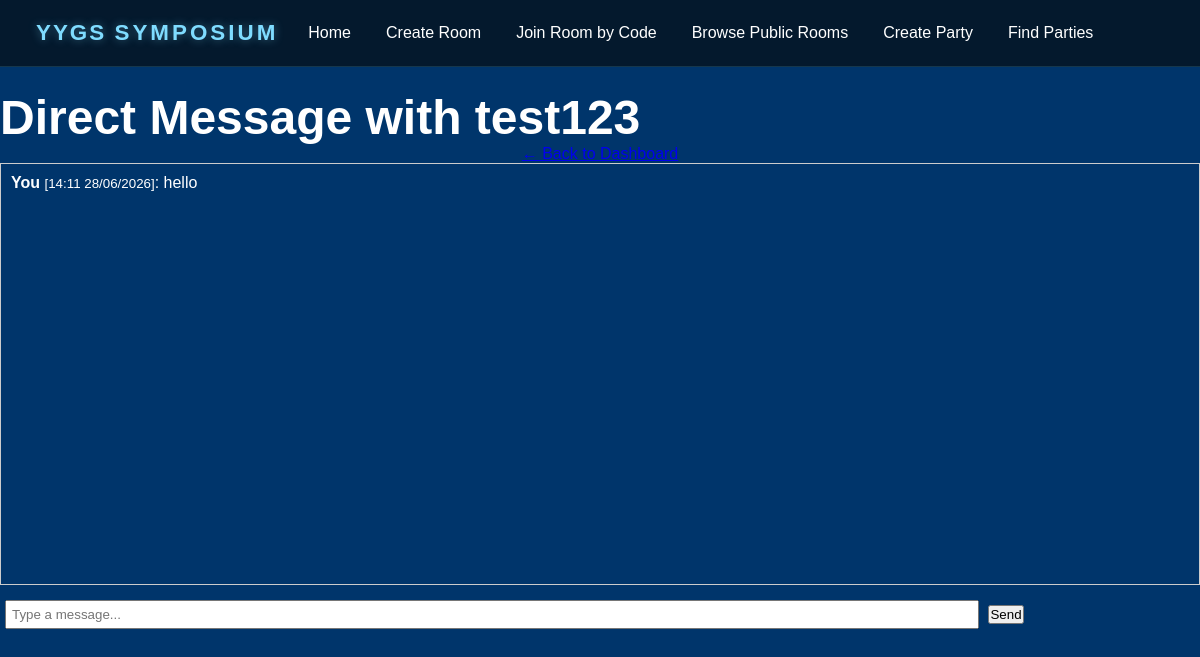
Page /dm/4 (signed in) on the committed database.
### models.py (models this page shows)
class User(db.Model):
    id = db.Column(db.Integer, primary_key=True)
    username = db.Column(db.String(100), unique=True, nullable=False)
    email = db.Column(db.String(100), unique=True, nullable=False)
    password = db.Column(db.String(100), nullable=False)

class DirectMessage(db.Model):
    id = db.Column(db.Integer, primary_key=True)
    sender_id = db.Column(db.Integer, db.ForeignKey('user.id'), nullable=False)
    receiver_id = db.Column(db.Integer, db.ForeignKey('user.id'), nullable=False)
    content = db.Column(db.String(2000), nullable=False)
    timestamp = db.Column(db.DateTime, default=datetime.utcnow)
    sender = db.relationship('User', foreign_keys=[sender_id], backref='sent_dms')
    receiver = db.relationship('User', foreign_keys=[receiver_id], backref='received_dms')

### app.py (the view)
@app.route('/dm/<int:friend_id>', methods=['GET', 'POST'])
@login_required
def direct_message(friend_id):
    val = chat.send_dm(session=session, friend_id=friend_id, request=request)
    if val == "not":
        flash('You must be friends to send a direct message.', 'error')
        return redirect(url_for('home'))
    if val == "post":
        return redirect(url_for('direct_message', friend_id=friend_id))
    return render_template('chat/dm.html', friend=User.query.get_or_404(friend_id), messages=val, current_user_id=session['user_id'])

### app.py (called while the page is built)
def login_required(f):
    @wraps(f)
    def decorated_function(*args, **kwargs):
        if 'user_id' not in session:
            flash('Please log in first.', 'error')
            return redirect(url_for('login'))
        return f(*args, **kwargs)
    return decorated_function

### chat.py (called while the page is built, shortened)
def send_dm(session, friend_id, request):
    user_id = session['user_id']
    friend = User.query.get_or_404(friend_id)
    friendship = Friendship.query.filter(
        ((Friendship.requester_id == user_id) & (Friendship.receiver_id == friend_id)) |
        ((Friendship.requester_id == friend_id) & (Friendship.receiver_id == user_id)),
        Friendship.status == 'accepted'
    ).first()
    if not friendship:
        return "not"
    return DirectMessage.query.filter(
        ((DirectMessage.sender_id == user_id) & (DirectMessage.receiver_id == friend_id)) |
        ((DirectMessage.sender_id == friend_id) & (DirectMessage.receiver_id == user_id))
    ).order_by(DirectMessage.timestamp.asc()).all()

### templates/chat/dm.html (shortened to what this page needs)
<!DOCTYPE html>
<html lang="en">
<head>
    <link rel="stylesheet" href="{{ url_for('static', filename='style.css') }}">
</head>
<body>
    {% include 'components/header.html' %}
    <h1>Direct Message with {{ friend.username }}</h1>
    <p><a href="{{ url_for('home') }}">&larr; Back to Dashboard</a></p>
    <div id="chat-box" style="border: 1px solid #ccc; height: 400px; overflow-y: scroll; padding: 10px; margin-bottom: 10px;">
        {% if messages %}
            {% for msg in messages %}
                <div>
                    <strong>{% if msg.sender_id == current_user_id %}You{% else %}{{ friend.username }}{% endif %}</strong>
                    <small>[{{ msg.timestamp.strftime('%H:%M %d/%m/%Y') }}]</small>:
                    {{ msg.content }}
                </div>
            {% endfor %}
        {% else %}
            <p>No messages yet. Say hello!</p>
        {% endif %}
    </div>
    <form method="POST" action="{{ url_for('direct_message', friend_id=friend.id) }}">
        <input type="text" name="content" id="content" placeholder="Type a message..." required style="width: 80%;">
        <button type="submit">Send</button>
    </form>
</body>
</html>

### static/style.css (style rules this page uses)
* { margin: 0; padding: 0; }
body { font-family: Arial, sans-serif; background-color: #00356B; color: white; margin: 0; padding-top: 90px; }
h1 { font-size: 48px; }
input { padding: 5px; margin: 5px; }
p { text-align: center; }

### rows in the picture
User: username "test123"
DirectMessage: shows "You", timestamp "14:11 28/06/2026", content "hello"
